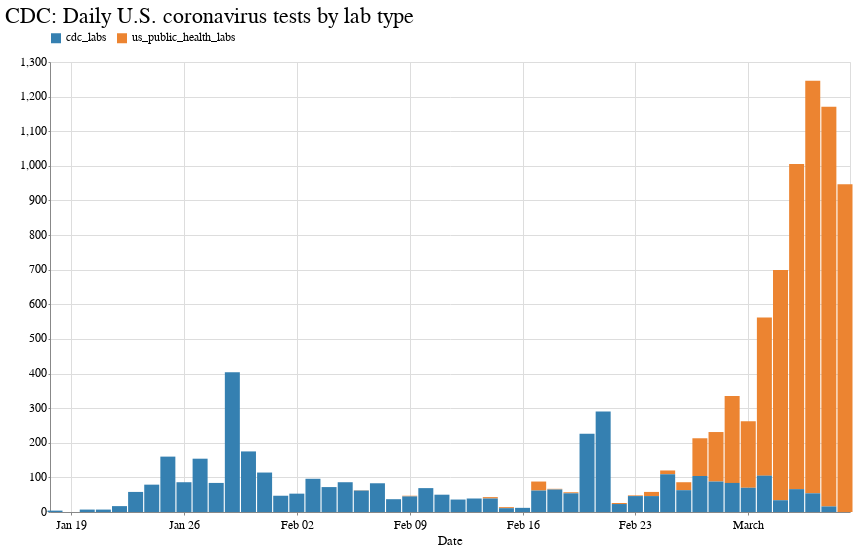

Notebook code cell kept with this figure:
### Code cell
alt.Chart(tables_melt).mark_bar(size=15).encode(
    x=alt.X('date_collected:T', title='Date', axis=alt.Axis(tickCount=10)),
    y=alt.Y('sum(test_count)', title=''),
    color=alt.Color('lab_type', legend=alt.Legend(orient="top"), title=''),
    order=alt.Order(
      # Sort the segments of the bars by this field
      'lab_type',
      sort='ascending'
    )
).properties(width=800, title='CDC: Daily U.S. coronavirus tests by lab type')

### Figure 1 — Vega-Lite specification as saved in the notebook (floating-point values rounded to 4 significant figures)
{"config": {"view": {"width": 800, "height": 450}, "background": "#ffffff", "title": {"anchor": "start", "font": "Benton Gothic Bold, sans", "fontColor": "#000000", "fontSize": 22, "fontWeight": "normal"}, "arc": {"fill": "#82c6df"}, "area": {"fill": "#82c6df"}, "line": {"stroke": "#82c6df", "strokeWidth": 3}, "path": {"stroke": "#82c6df"}, "rect": {"fill": "#82c6df"}, "shape": {"stroke": "#82c6df"}, "bar": {"fill": "#82c6df"}, "point": {"stroke": "#82c6df"}, "symbol": {"fill": "#82c6df", "size": 30}, "axis": {"titleFont": "Benton Gothic Bold, sans", "titleFontSize": 13, "titleFontWeight": "normal", "labelFont": "Benton Gothic, sans", "labelFontSize": 11.5, "labelFontWeight": "normal"}, "axisX": {"labelAngle": 0, "labelPadding": 4, "tickSize": 3}, "axisY": {"labelBaseline": "middle", "maxExtent": 45, "minExtent": 45, "tickSize": 2, "titleAlign": "left", "titleAngle": 0, "titleX": -45, "titleY": -11}, "legend": {"titleFont": "Benton Gothic Bold, sans", "titleFontSize": 13, "titleFontWeight": "normal", "symbolType": "square", "labelFont": "Benton Gothic, sans", "labelFontSize": 11.5}, "range": {"category": ["#3580b1", "#ec8431", "#ab7fb4", "#c89d29", "#adc839", "#829eb1"], "diverging": ["#e68a4f", "#f4bb6a", "#f9e39c", "#dadfe2", "#a6b7c6", "#849eae"], "heatmap": ["#fbf2c7", "#f9e39c", "#f8d36e", "#f4bb6a", "#e68a4f", "#d15a40", "#ab4232"], "ordinal": ["#fbf2c7", "#f9e39c", "#f8d36e", "#f4bb6a", "#e68a4f", "#d15a40", "#ab4232"], "ramp": ["#fbf2c7", "#f9e39c", "#f8d36e", "#f4bb6a", "#e68a4f", "#d15a40", "#ab4232"]}}, "data": {"name": "data-a3d5e9ae17db38eafca274e8b9c86a79"}, "mark": {"type": "bar", "size": 15}, "encoding": {"color": {"type": "nominal", "field": "lab_type", "legend": {"orient": "top"}, "title": ""}, "order": {"type": "nominal", "field": "lab_type", "sort": "ascending"}, "x": {"type": "temporal", "axis": {"tickCount": 10}, "field": "date_collected", "title": "Date"}, "y": {"type": "quantitative", "aggregate": "sum", "field": "test_count", "title": ""}}, "title": "CDC: Daily U.S. coronavirus tests by lab type", "width": 800, "$schema": "https://vega.github.io/schema/vega-lite/v4.0.2.json", "datasets": {"data-a3d5e9ae17db38eafca274e8b9c86a79": [{"date_collected": "2020-01-18T00:00:00", "lab_type": "us_public_health_labs", "test_count": 0}, {"date_collected": "2020-01-19T00:00:00", "lab_type": "us_public_health_labs", "test_count": 0}, {"date_collected": "2020-01-20T00:00:00", "lab_type": "us_public_health_labs", "test_count": 0}, {"date_collected": "2020-01-21T00:00:00", "lab_type": "us_public_health_labs", "test_count": 0}, {"date_collected": "2020-01-22T00:00:00", "lab_type": "us_public_health_labs", "test_count": 0}, {"date_collected": "2020-01-23T00:00:00", "lab_type": "us_public_health_labs", "test_count": 0}, {"date_collected": "2020-01-24T00:00:00", "lab_type": "us_public_health_labs", "test_count": 0}, {"date_collected": "2020-01-25T00:00:00", "lab_type": "us_public_health_labs", "test_count": 0}, {"date_collected": "2020-01-26T00:00:00", "lab_type": "us_public_health_labs", "test_count": 0}, {"date_collected": "2020-01-27T00:00:00", "lab_type": "us_public_health_labs", "test_count": 0}, {"date_collected": "2020-01-28T00:00:00", "lab_type": "us_public_health_labs", "test_count": 0}, {"date_collected": "2020-01-29T00:00:00", "lab_type": "us_public_health_labs", "test_count": 0}, {"date_collected": "2020-01-30T00:00:00", "lab_type": "us_public_health_labs", "test_count": 0}, {"date_collected": "2020-01-31T00:00:00", "lab_type": "us_public_health_labs", "test_count": 0}, {"date_collected": "2020-02-01T00:00:00", "lab_type": "us_public_health_labs", "test_count": 0}, {"date_collected": "2020-02-02T00:00:00", "lab_type": "us_public_health_labs", "test_count": 0}, {"date_collected": "2020-02-03T00:00:00", "lab_type": "us_public_health_labs", "test_count": 0}, {"date_collected": "2020-02-04T00:00:00", "lab_type": "us_public_health_labs", "test_count": 0}, {"date_collected": "2020-02-05T00:00:00", "lab_type": "us_public_health_labs", "test_count": 0}, {"date_collected": "2020-02-06T00:00:00", "lab_type": "us_public_health_labs", "test_count": 1}, {"date_collected": "2020-02-07T00:00:00", "lab_type": "us_public_health_labs", "test_count": 0}, {"date_collected": "2020-02-08T00:00:00", "lab_type": "us_public_health_labs", "test_count": 0}, {"date_collected": "2020-02-09T00:00:00", "lab_type": "us_public_health_labs", "test_count": 2}, {"date_collected": "2020-02-10T00:00:00", "lab_type": "us_public_health_labs", "test_count": 0}, {"date_collected": "2020-02-11T00:00:00", "lab_type": "us_public_health_labs", "test_count": 0}, {"date_collected": "2020-02-12T00:00:00", "lab_type": "us_public_health_labs", "test_count": 0}, {"date_collected": "2020-02-13T00:00:00", "lab_type": "us_public_health_labs", "test_count": 0}, {"date_collected": "2020-02-14T00:00:00", "lab_type": "us_public_health_labs", "test_count": 4}, {"date_collected": "2020-02-15T00:00:00", "lab_type": "us_public_health_labs", "test_count": 3}, {"date_collected": "2020-02-16T00:00:00", "lab_type": "us_public_health_labs", "test_count": 0}, {"date_collected": "2020-02-17T00:00:00", "lab_type": "us_public_health_labs", "test_count": 26}, {"date_collected": "2020-02-18T00:00:00", "lab_type": "us_public_health_labs", "test_count": 2}, {"date_collected": "2020-02-19T00:00:00", "lab_type": "us_public_health_labs", "test_count": 3}, {"date_collected": "2020-02-20T00:00:00", "lab_type": "us_public_health_labs", "test_count": 0}, {"date_collected": "2020-02-21T00:00:00", "lab_type": "us_public_health_labs", "test_count": 0}, {"date_collected": "2020-02-22T00:00:00", "lab_type": "us_public_health_labs", "test_count": 3}, {"date_collected": "2020-02-23T00:00:00", "lab_type": "us_public_health_labs", "test_count": 2}, {"date_collected": "2020-02-24T00:00:00", "lab_type": "us_public_health_labs", "test_count": 12}, {"date_collected": "2020-02-25T00:00:00", "lab_type": "us_public_health_labs", "test_count": 11}, {"date_collected": "2020-02-26T00:00:00", "lab_type": "us_public_health_labs", "test_count": 23}, {"date_collected": "2020-02-27T00:00:00", "lab_type": "us_public_health_labs", "test_count": 109}, {"date_collected": "2020-02-28T00:00:00", "lab_type": "us_public_health_labs", "test_count": 143}, {"date_collected": "2020-02-29T00:00:00", "lab_type": "us_public_health_labs", "test_count": 251}, {"date_collected": "2020-03-01T00:00:00", "lab_type": "us_public_health_labs", "test_count": 192}, {"date_collected": "2020-03-02T00:00:00", "lab_type": "us_public_health_labs", "test_count": 457}, {"date_collected": "2020-03-03T00:00:00", "lab_type": "us_public_health_labs", "test_count": 665}, {"date_collected": "2020-03-04T00:00:00", "lab_type": "us_public_health_labs", "test_count": 939}, {"date_collected": "2020-03-05T00:00:00", "lab_type": "us_public_health_labs", "test_count": 1192}, {"date_collected": "2020-03-06T00:00:00", "lab_type": "us_public_health_labs", "test_count": 1155}, {"date_collected": "2020-03-07T00:00:00", "lab_type": "us_public_health_labs", "test_count": 947}, {"date_collected": "2020-01-18T00:00:00", "lab_type": "cdc_labs", "test_count": 4}, {"date_collected": "2020-01-19T00:00:00", "lab_type": "cdc_labs", "test_count": 0}, {"date_collected": "2020-01-20T00:00:00", "lab_type": "cdc_labs", "test_count": 7}, {"date_collected": "2020-01-21T00:00:00", "lab_type": "cdc_labs", "test_count": 7}, {"date_collected": "2020-01-22T00:00:00", "lab_type": "cdc_labs", "test_count": 17}, {"date_collected": "2020-01-23T00:00:00", "lab_type": "cdc_labs", "test_count": 58}, {"date_collected": "2020-01-24T00:00:00", "lab_type": "cdc_labs", "test_count": 79}, {"date_collected": "2020-01-25T00:00:00", "lab_type": "cdc_labs", "test_count": 160}, {"date_collected": "2020-01-26T00:00:00", "lab_type": "cdc_labs", "test_count": 86}, {"date_collected": "2020-01-27T00:00:00", "lab_type": "cdc_labs", "test_count": 154}, {"date_collected": "2020-01-28T00:00:00", "lab_type": "cdc_labs", "test_count": 84}, {"date_collected": "2020-01-29T00:00:00", "lab_type": "cdc_labs", "test_count": 404}, {"date_collected": "2020-01-30T00:00:00", "lab_type": "cdc_labs", "test_count": 175}, {"date_collected": "2020-01-31T00:00:00", "lab_type": "cdc_labs", "test_count": 114}, {"date_collected": "2020-02-01T00:00:00", "lab_type": "cdc_labs", "test_count": 47}, {"date_collected": "2020-02-02T00:00:00", "lab_type": "cdc_labs", "test_count": 53}, {"date_collected": "2020-02-03T00:00:00", "lab_type": "cdc_labs", "test_count": 96}, {"date_collected": "2020-02-04T00:00:00", "lab_type": "cdc_labs", "test_count": 72}, {"date_collected": "2020-02-05T00:00:00", "lab_type": "cdc_labs", "test_count": 86}, {"date_collected": "2020-02-06T00:00:00", "lab_type": "cdc_labs", "test_count": 62}, {"date_collected": "2020-02-07T00:00:00", "lab_type": "cdc_labs", "test_count": 83}, {"date_collected": "2020-02-08T00:00:00", "lab_type": "cdc_labs", "test_count": 37}, {"date_collected": "2020-02-09T00:00:00", "lab_type": "cdc_labs", "test_count": 45}, {"date_collected": "2020-02-10T00:00:00", "lab_type": "cdc_labs", "test_count": 69}, {"date_collected": "2020-02-11T00:00:00", "lab_type": "cdc_labs", "test_count": 50}, {"date_collected": "2020-02-12T00:00:00", "lab_type": "cdc_labs", "test_count": 36}, {"date_collected": "2020-02-13T00:00:00", "lab_type": "cdc_labs", "test_count": 39}, {"date_collected": "2020-02-14T00:00:00", "lab_type": "cdc_labs", "test_count": 39}, {"date_collected": "2020-02-15T00:00:00", "lab_type": "cdc_labs", "test_count": 11}, {"date_collected": "2020-02-16T00:00:00", "lab_type": "cdc_labs", "test_count": 12}, {"date_collected": "2020-02-17T00:00:00", "lab_type": "cdc_labs", "test_count": 62}, {"date_collected": "2020-02-18T00:00:00", "lab_type": "cdc_labs", "test_count": 65}, {"date_collected": "2020-02-19T00:00:00", "lab_type": "cdc_labs", "test_count": 54}, {"date_collected": "2020-02-20T00:00:00", "lab_type": "cdc_labs", "test_count": 226}, {"date_collected": "2020-02-21T00:00:00", "lab_type": "cdc_labs", "test_count": 290}, {"date_collected": "2020-02-22T00:00:00", "lab_type": "cdc_labs", "test_count": 23}, {"date_collected": "2020-02-23T00:00:00", "lab_type": "cdc_labs", "test_count": 46}, {"date_collected": "2020-02-24T00:00:00", "lab_type": "cdc_labs", "test_count": 46}, {"date_collected": "2020-02-25T00:00:00", "lab_type": "cdc_labs", "test_count": 109}, {"date_collected": "2020-02-26T00:00:00", "lab_type": "cdc_labs", "test_count": 63}, {"date_collected": "2020-02-27T00:00:00", "lab_type": "cdc_labs", "test_count": 104}, {"date_collected": "2020-02-28T00:00:00", "lab_type": "cdc_labs", "test_count": 88}, {"date_collected": "2020-02-29T00:00:00", "lab_type": "cdc_labs", "test_count": 84}, {"date_collected": "2020-03-01T00:00:00", "lab_type": "cdc_labs", "test_count": 70}, {"date_collected": "2020-03-02T00:00:00", "lab_type": "cdc_labs", "test_count": 105}, {"date_collected": "2020-03-03T00:00:00", "lab_type": "cdc_labs", "test_count": 34}, {"date_collected": "2020-03-04T00:00:00", "lab_type": "cdc_labs", "test_count": 66}, {"date_collected": "2020-03-05T00:00:00", "lab_type": "cdc_labs", "test_count": 54}, {"date_collected": "2020-03-06T00:00:00", "lab_type": "cdc_labs", "test_count": 16}, {"date_collected": "2020-03-07T00:00:00", "lab_type": "cdc_labs", "test_count": 0}]}}
